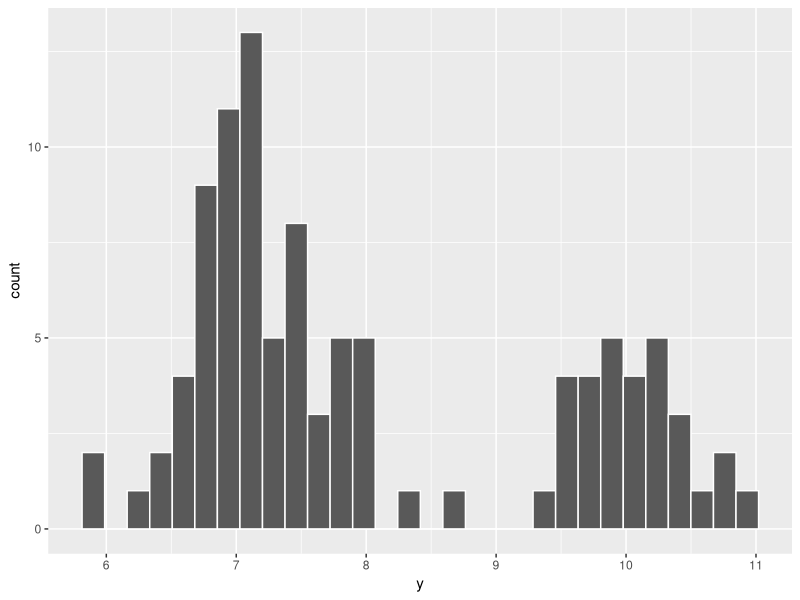
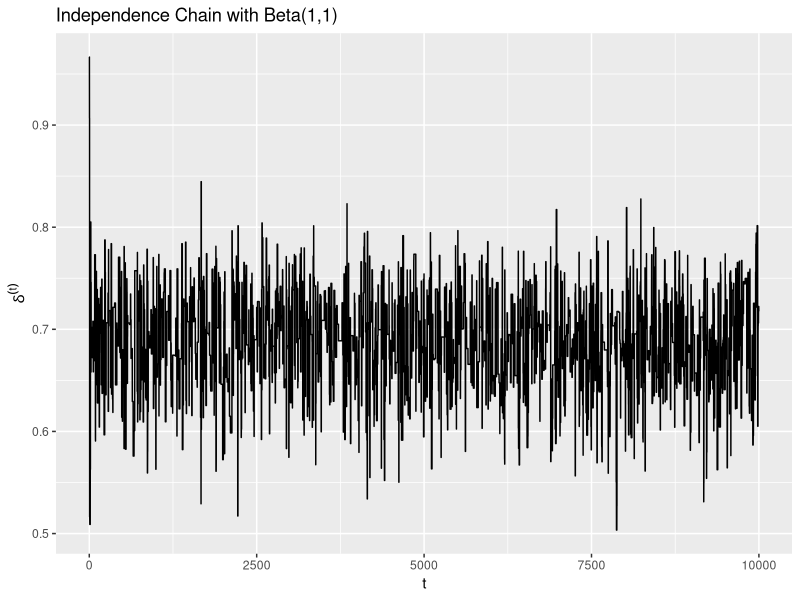
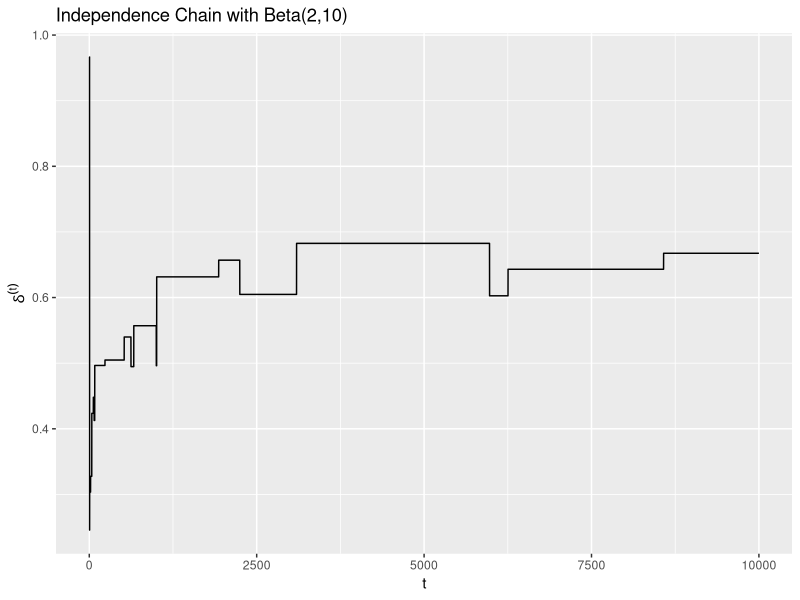
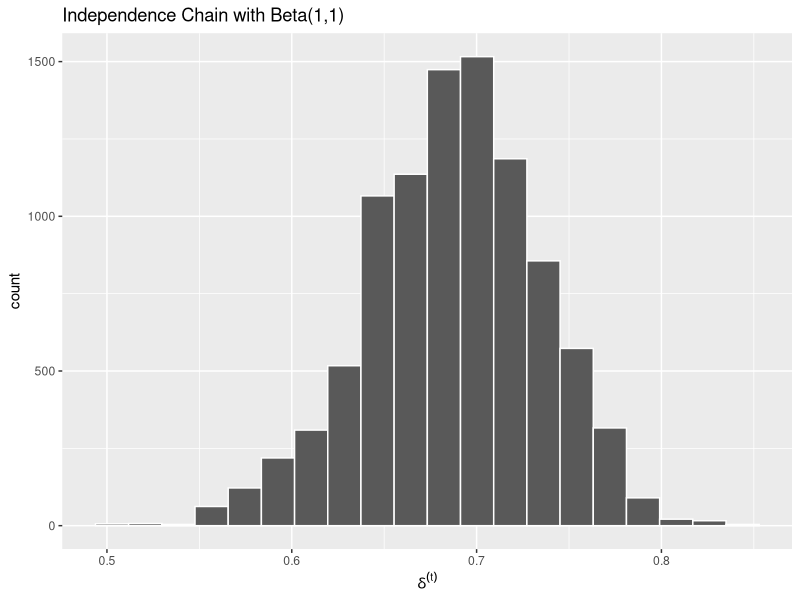
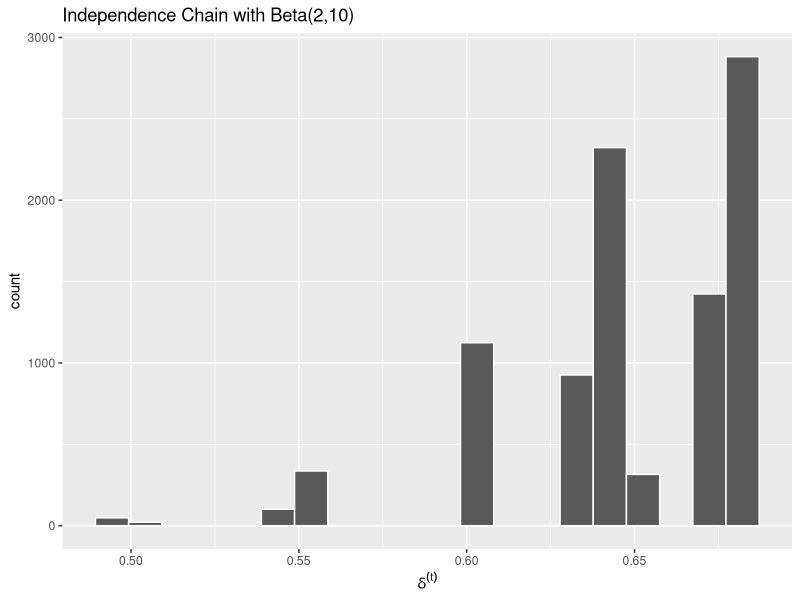
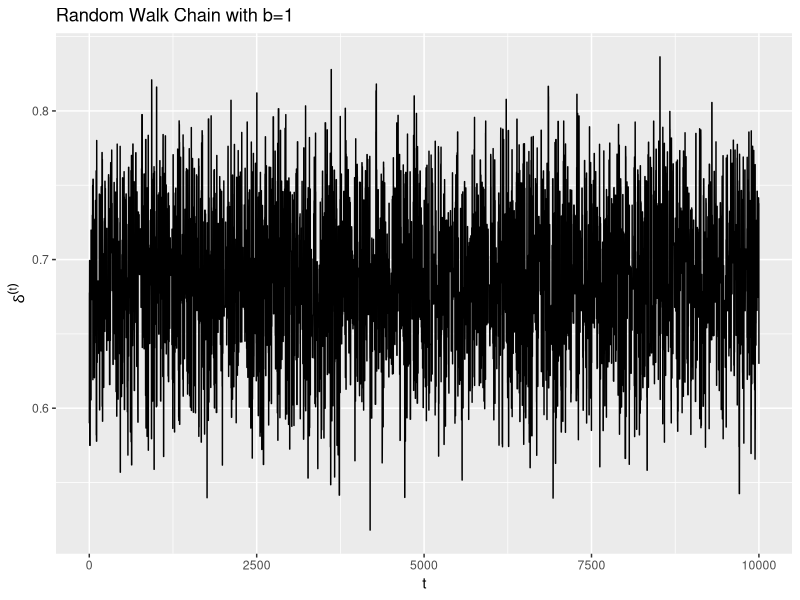
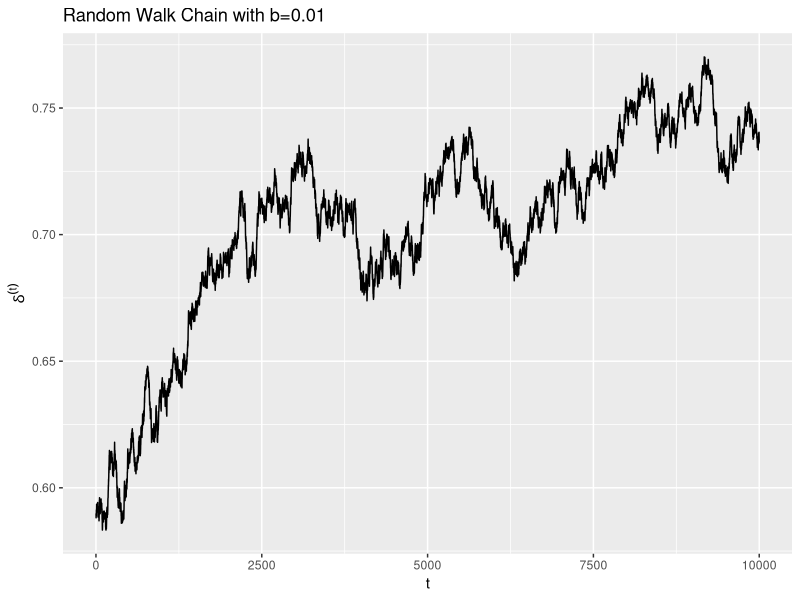
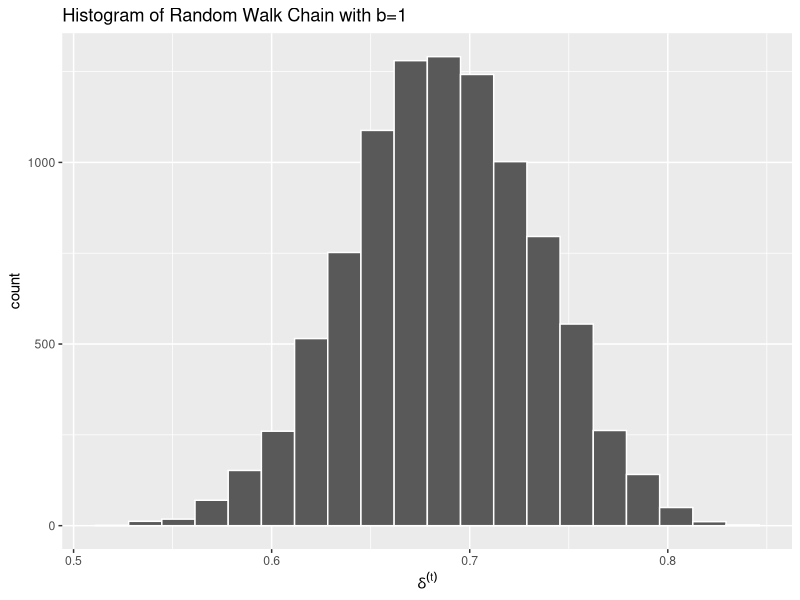

The R script that drew these images, in order: (Note: this script raises an error after producing the figures.)
#####----- Metropolis-Hastings Algorithm -----#####

### GMM (Gausian Mixture Model)


#1. Independence Chains

n <- 100; d <- 0.7; y <- c(rnorm(d*n, 7, 0.5), rnorm((1-d)*n, 10, 0.5))

library(ggplot2)
ggplot() + geom_histogram(aes(y), color="white")

n.iter <- 10000; delta <- matrix(nrow=n.iter, ncol=2); delta1 <- runif(1)
L <- function(delta){ prod((delta*dnorm(y, 7, 0.5)+(1-delta)*dnorm(y, 10, 0.5))) }

for(t in 1:n.iter){
  delta[t,] <- delta1; delta.star <- c(rbeta(1, 1, 1), rbeta(1, 2, 10))
  R <- sapply(delta.star, L)/sapply(delta[t,], L)
  delta1 <- ifelse(R>=1, delta.star, ifelse(rbinom(2, 1, R), delta.star, delta[t,]))
}

ggplot() + geom_line(aes(1:n.iter, delta[,1])) +
  labs(title="Independence Chain with Beta(1,1)", x="t", y=expression(delta^(t)))
ggplot() + geom_line(aes(1:n.iter, delta[,2])) +
  labs(title="Independence Chain with Beta(2,10)", x="t", y=expression(delta^(t)))

delta.new <- delta[-(1:500), ]

rbind(apply(delta.new, 2, summary), apply(delta.new, 2, sd))
ggplot() + geom_histogram(aes(delta.new[,1]), bins=20, color="white") +
  labs(title="Independence Chain with Beta(1,1)", x=expression(delta^(t)))
ggplot() + geom_histogram(aes(delta.new[,2]), bins=20, color="white") +
  labs(title="Independence Chain with Beta(2,10)", x=expression(delta^(t)))



#2. Random Walk Chains

u <- matrix(nrow=n.iter, ncol=2); u1 <- runif(1, -1, 1); b <- c(1, 0.01)

myf <- function(u){ L(exp(u)/(1+exp(u)))*(exp(u)/(1+exp(u))^2) }

for(t in 1:n.iter){
  u[t,] <- u1; u.star <- u[t,] + runif(2, -b, b)
  R <- sapply(u.star, myf)/sapply(u[t,], myf)
  u1 <- ifelse(R>=1, u.star, ifelse(rbinom(2, 1, R), u.star, u[t,]))
}

delta <- exp(u)/(1+exp(u))

ggplot() + geom_line(aes(1:n.iter, delta[,1])) +
  labs(title="Random Walk Chain with b=1", x="t", y=expression(delta^(t)))
ggplot() + geom_line(aes(1:n.iter, delta[,2])) +
  labs(title="Random Walk Chain with b=0.01", x="t", y=expression(delta^(t)))

delta.new <- delta[-(1:500), ]

rbind(apply(delta.new, 2, summary), apply(delta.new, 2, sd))
ggplot() + geom_histogram(aes(delta.new[,1]), bins=20, color="white") +
  labs(title="Histogram of Random Walk Chain with b=1", x=expression(delta^(t)))
ggplot() + geom_histogram(aes(delta.new[,2]), bins=20, color="white") +
  labs(title="Histogram of Random Walk Chain with b=0.01", x=expression(delta^(t)))





#####---------- Gibbs Sampling ----------#####

x.H <- c(2, 4, 6, 9, 9, 9, 13, 14, 18, 23, 31, 32, 33, 34, 43,
         10, 14, 14, 16, 17, 18, 18, 19, 20, 20, 21, 21, 23, 24, 29, 29, 30, 30, 31, 31, 31, 33, 35, 37, 40, 41, 42, 42, 44, 46, 48, 49, 51, 53, 54, 54, 55, 56)
x.C <- c(1, 4, 6, 7, 13, 24, 25, 35, 35, 39,
         1, 1, 3, 4, 5, 8, 10, 11, 13, 14, 14, 15, 17, 19, 20, 22, 24, 24, 24, 25, 26, 26, 26, 28, 29, 29, 32, 35, 38, 39, 40, 41, 44, 45, 47, 47, 47, 50, 50, 51)
delta.H <- rep(c(1, 0), c(15, 38)); delta.C <- rep(c(1, 0), c(10, 40))

a=3; b=1; c=60; d=120
a=3/2; b=1/2; c=60/2; d=120/2
a=3*2; b=1*2; c=60*2; d=120*2


length(x.H); length(x.C); mean(delta.H); mean(delta.C)
tapply(x.H, delta.H, mean); tapply(x.C, delta.C, mean)
tapply(x.H, delta.H, sd); tapply(x.C, delta.C, sd)

ggplot() + geom_boxplot(aes(factor(delta.H), x.H)) + ylim(0, 60) + labs(x=expression(delta[i]^H), y=expression(x[i]^H))
ggplot() + geom_boxplot(aes(factor(delta.C), x.C)) + ylim(0, 60) + labs(x=expression(delta[i]^C), y=expression(x[i]^C))

theta <- (a-b+1)/c; tau <- ((b+1)/d)/theta
for(t in 2:n.iter){
  theta[t] <- rgamma(1, a+sum(delta.C)+sum(delta.H)+1, c+sum(x.C)+tau[t-1]*(d+sum(x.H)))
  tau[t] <- rgamma(1, b+sum(delta.H)+1, theta[t]*(d+sum(x.H)))
}

ggplot() + geom_line(aes(1:n.iter, theta)) + labs(x="t", y=expression(theta^(t)))
ggplot() + geom_line(aes(1:n.iter, tau)) + labs(x="t", y=expression(tau^(t)))

acf(theta, lag.max=20, main=expression(theta^(t)))
acf(tau, lag.max=20, main=expression(tau^(t)))

theta <- theta[-(1:500)]; tau <- tau[-(1:500)]
mean(theta); mean(tau); mean(tau*theta); sd(theta); sd(tau); sd(tau*theta)
c(quantile(theta, c(0.025, 0.975))); c(quantile(tau, c(0.025, 0.975)))
c(quantile(tau*theta, c(0.025, 0.975)))

prior <- function(x) x^b*gamma(a+1)/(c+d*x)^(a+1)
c <- 1/integrate(prior, 0, 5)$value; x <- seq(0, 5, length.out=100)
#distribution <- factor(rep(c("prior", "posterior"), c(99, 1)))
ggplot() + geom_density(aes(tau), bw="nrd") + geom_line(aes(x, c*prior(x), lty=distribution)) + labs(x=expression(tau))


c(1/mean(tau*theta), 1/mean(theta), mean(tau))
